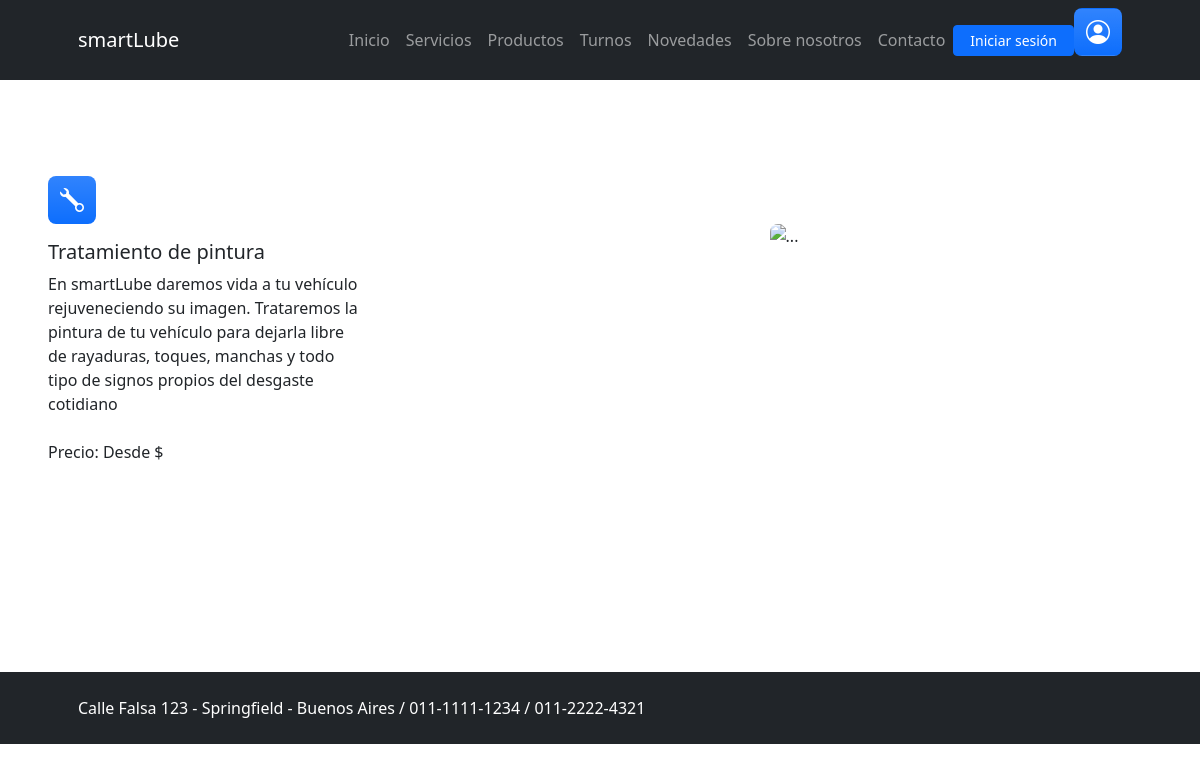
The page /registro_autos/MuestraPintura/ on the database as committed earlier.
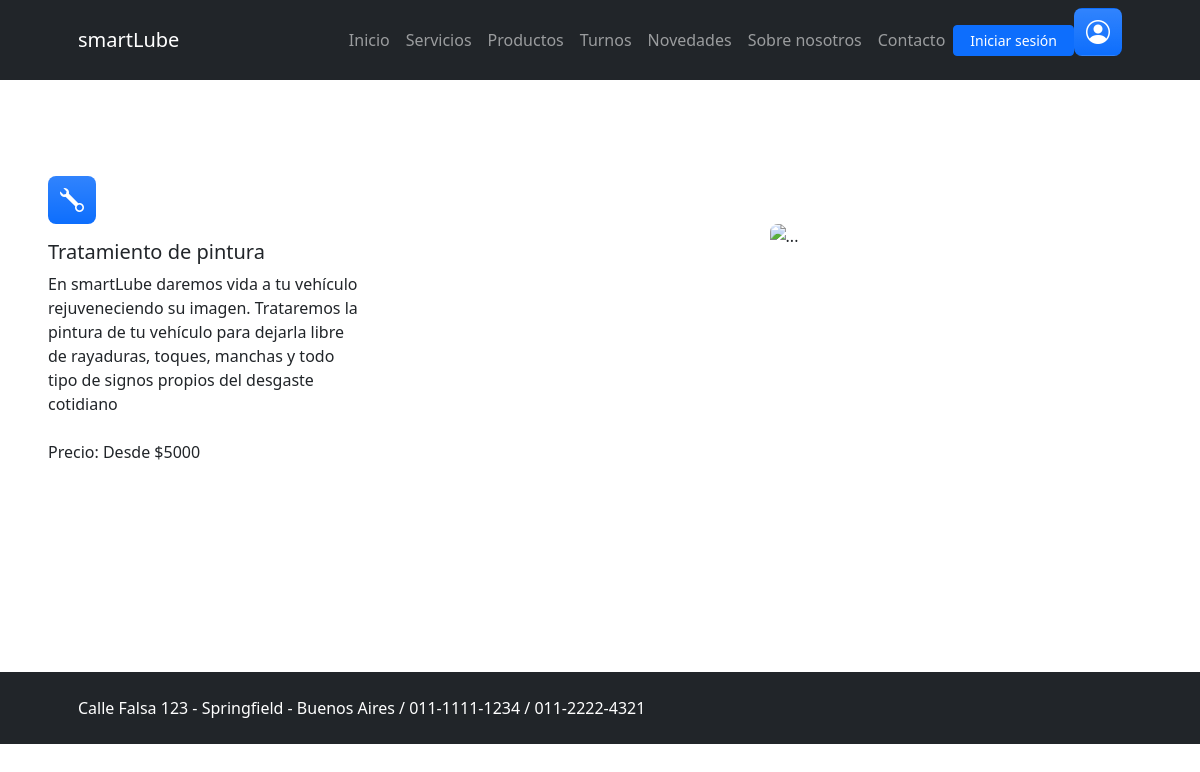
The same page on the database as committed later.
### registro_autos/models.py (models this page shows)
class PreciosServicios(models.Model):
    precio_mecanica = models.IntegerField()
    precio_mantenimiento = models.IntegerField()
    precio_lavado = models.IntegerField()
    precio_pintura = models.IntegerField()

### registro_autos/views.py (the view)
# urls.py: path('MuestraPintura/', Pintura, name="detallePintura"),
def Pintura(request):
    precio=PreciosServicios.objects.last()
    return render(request,"pintura.html", {'precio': precio})

### registro_autos/templates/pintura.html (shortened to what this page needs)
{% extends 'marco.html' %}
{% load static %}
{% block contenidoQueCambia %}
<section class="py-5" id="features">
    <div class="container px-5 my-5" style="height: 50vh; margin: 0;">
        <div class="row gx-5">
            <div class="col-lg-8">
                <div class="row gx-5 row-cols-1 row-cols-md-2">
                    <div class="col mb-5 h-100">
                        <div class="feature bg-primary bg-gradient text-white rounded-3 mb-3"><i class="bi bi-wrench"></i></div>
                        <h2 class="h5">Tratamiento de pintura</h2>
                        <p class="mb-0">En smartLube daremos vida a tu vehículo rejuveneciendo su imagen.
                            Trataremos la pintura de tu vehículo para dejarla libre de rayaduras, toques, manchas y todo tipo de signos propios del desgaste cotidiano</p><br>
                        <p class="mb-0">Precio: Desde ${{precio.precio_pintura}}</p>
                    </div>
                </div>
            </div>
            <div class="col-lg-4 order-lg-1 text-center"><img class="img-fluid rounded-3 my-5" src="https://www.26thstreetauto.com/Files/Images/Blog/AdobeStock_539321388.jpeg" alt="..." /></div>
        </div>
    </div>
</section>
{% endblock contenidoQueCambia %}

Rows that differ between the two databases and show on the page:
added PreciosServicios: precio_pintura "5000"
